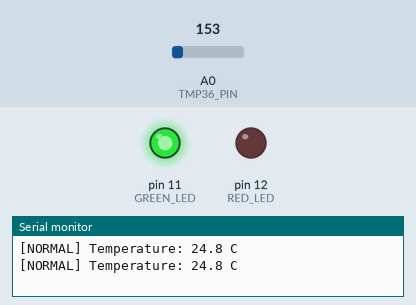
Recording of a sketch running on a simulated Arduino Uno, built with avr-gcc and run on an emulated ATmega328P. Parts: output pins drawn as LEDs (lit = HIGH), the last lines printed to the serial monitor. The test bench sets the inputs (shaded band); at power-on: A0 (TMP36_PIN) = 153.

Above: at 4.8 s.
4.9 s: A0 (TMP36_PIN) set to 165
7.9 s: A0 (TMP36_PIN) set to 183
At 9.2 s:
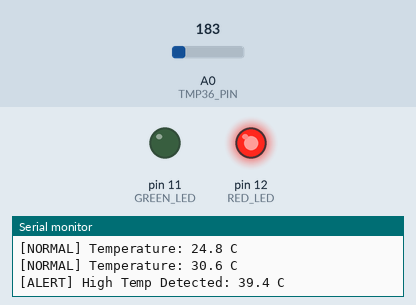
10.9 s: A0 (TMP36_PIN) set to 133
At 13.4 s:
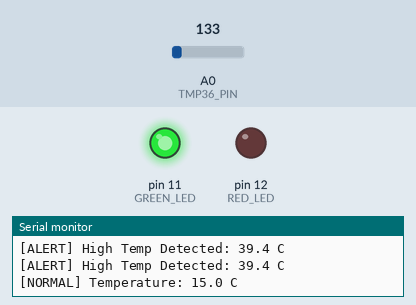
13.9 s: A0 (TMP36_PIN) set to 175
At 14.9 s:
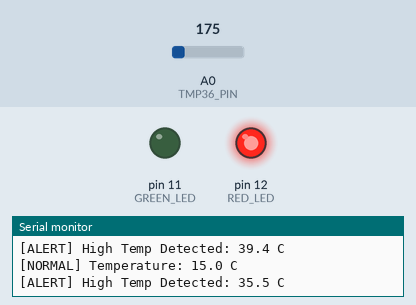
Timing chart, 0 to 16.9 s (numbered marks = the images above; inputs shaded):
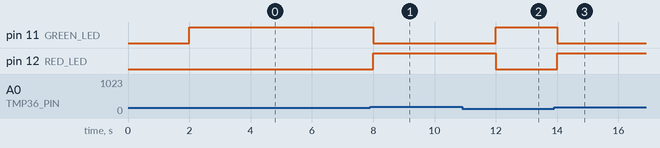

Measured:
- the behaviour switches between 173 and 174 on A0 (TMP36_PIN) (found by bisection; images 0 and 1)
- after the input at 7.9 s, pin 11 (GREEN_LED): HIGH → LOW after 0.10 s; pin 12 (RED_LED): LOW → HIGH after 0.10 s
- after the input at 10.9 s, pin 11 (GREEN_LED): LOW → HIGH after 1.1 s; pin 12 (RED_LED): HIGH → LOW after 1.1 s
- after the input at 13.9 s, pin 11 (GREEN_LED): HIGH → LOW after 0.10 s; pin 12 (RED_LED): LOW → HIGH after 0.10 s

The sketch:

environmental_station.ino
```cpp
// Pin Configuration Assignments
const int TMP36_PIN  = A0;
const int RED_LED    = 12;
const int GREEN_LED  = 11;

// Threshold Operational Parameters
const float TEMP_THRESHOLD_C = 35.0;

// Non-blocking sampling timer parameters
unsigned long prevSampleMillis = 0;
const long sampleInterval      = 2000; // Sample metrics exactly every 2 seconds

void setup() {
  pinMode(RED_LED, OUTPUT);
  pinMode(GREEN_LED, OUTPUT);
  Serial.begin(9600);
  Serial.println("SYSTEM READY: Environmental Monitoring Station Online.");
}

void loop() {
  unsigned long currentMillis = millis();

  // Non-blocking operational tracking window loop
  if (currentMillis - prevSampleMillis >= sampleInterval) {
    prevSampleMillis = currentMillis;

    // 1. Acquire raw analog data voltage metric
    int rawADC = analogRead(TMP36_PIN);
    float voltage = rawADC * (5.0 / 1023.0);

    // 2. Linear conversion formulas for the TMP36 sensor scaling
    float tempC = (voltage - 0.5) * 100.0;

    // 3. Evaluate threshold rules and trigger indicator matrix
    if (tempC >= TEMP_THRESHOLD_C) {
      digitalWrite(RED_LED, HIGH);
      digitalWrite(GREEN_LED, LOW);
      Serial.print("[ALERT] High Temp Detected: ");
    } else {
      digitalWrite(RED_LED, LOW);
      digitalWrite(GREEN_LED, HIGH);
      Serial.print("[NORMAL] Temperature: ");
    }

    Serial.print(tempC, 1);
    Serial.println(" C");
  }
}
```
